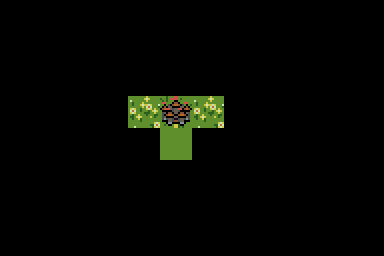

Tiled map render using the project's own tile images. Description and the map definition, with tile-layer contents summarised, below:
An orthogonal 12x8 tile map with 32x32 px tiles, 4 tile layers (Terrain, Decoration, Vertical Edges, Horizontal Edges), 4 tilesets and 1 object (Player).

<map version="1.2" tiledversion="1.2.4" orientation="orthogonal" renderorder="right-down" width="12" height="8" tilewidth="32" tileheight="32" infinite="0" nextlayerid="9" nextobjectid="92">
 <tileset firstgid="1" source="ground.tsx" />
 <tileset firstgid="17" source="broken.tsx" />
 <tileset firstgid="21" source="decoration.tsx" />
 <tileset firstgid="37" source="devourer.tsx" />
 <layer id="1" name="Terrain" width="12" height="8">
  <data>[96 cells, 49 non-empty, 4 distinct tile ids]</data>
 </layer>
 <layer id="8" name="Decoration" width="12" height="8">
  <data>[96 cells, 1 non-empty, 1 distinct tile ids]</data>
 </layer>
 <layer id="6" name="Vertical Edges" width="12" height="8" offsetx="16" offsety="0">
  <data>[96 cells, 0 non-empty, 0 distinct tile ids]</data>
 </layer>
 <layer id="7" name="Horizontal Edges" width="12" height="8" offsetx="0" offsety="16">
  <data>[96 cells, 0 non-empty, 0 distinct tile ids]</data>
 </layer>
 <objectgroup id="2" name="Enemies" />
 <objectgroup id="3" name="Player">
  <object id="16" name="Player" type="Player" gid="37" x="160" y="160" width="32" height="32">
   <properties>
    <property name="rocks" type="int" value="5" />
   </properties>
  </object>
 </objectgroup>
 <objectgroup id="4" name="Triggers" />
 <objectgroup id="5" name="Props" />
</map>
